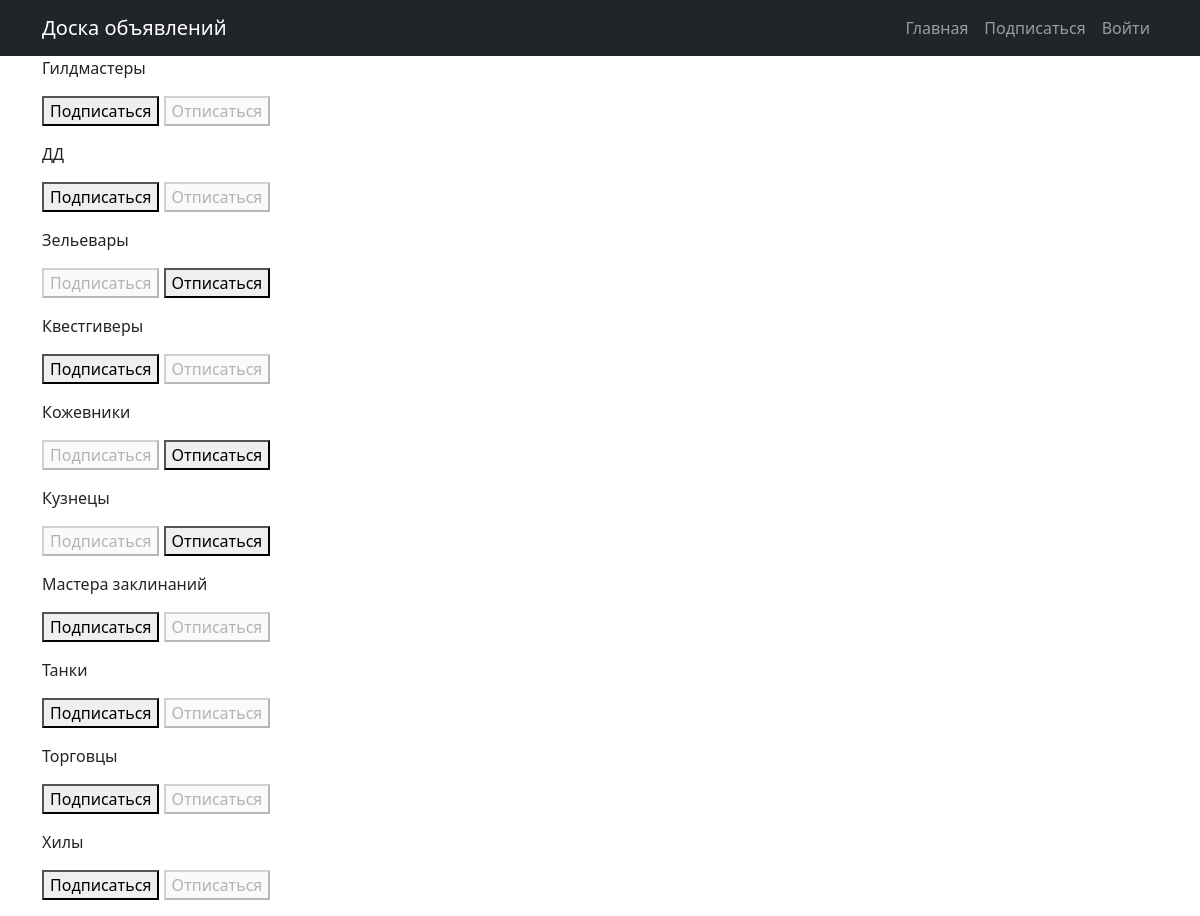
Page /subscriptions/ (signed in) on the committed database.
### config/models.py (models this page shows, shortened)
class Category(MPTTModel):
    name = models.CharField('Имя', max_length=50, unique=True)
    """категории объявлений"""
    parent = TreeForeignKey(
        'self',
        on_delete=models.CASCADE,
        null=True,
        blank=True,
        related_name='children',
        verbose_name="Родитель"
    )
    slug = models.SlugField('url', max_length=50, unique=True)
    class MPTTMeta:
        order_insertion_by = ['name']
        verbose_name = "Категория"

### config/views.py (the view, shortened to what this page needs)
# urls.py: path('subscriptions/', subscriptions, name='subscriptions'),
@login_required
@csrf_protect
def subscriptions(request):
    categories_with_subscriptions = Category.objects.annotate(
        user_subscribed=Exists(
            Subscription.objects.filter(
                user=request.user,
                category=OuterRef('pk'),
            )
        )
    ).order_by('name')
    return render(
        request,
        'subscriptions.html',
        {'categories': categories_with_subscriptions},
    )

### board/templates/subscriptions.html (shortened to what this page needs)
{% extends 'default.html' %}
{% block content %}
    {% for category in categories  %}
        <p>
            {{ category.name }}
            <form method="post">
                {% if category.user_subscribed %}
                    <button disabled>Подписаться</button>
                    <button name="action" value="unsubscribe">Отписаться</button>
                {% else %}
                    <button name="action" value="subscribe">Подписаться</button>
                    <button disabled>Отписаться</button>
                {% endif %}
            </form>
        </p>
    {% endfor %}
{% endblock content %}

### rows in the picture
Category: name "Гилдмастеры", shows "Подписаться"
Category: name "ДД", shows "Подписаться"
Category: name "Зельевары", shows "Подписаться"
Category: name "Квестгиверы", shows "Подписаться"
Category: name "Кожевники", shows "Подписаться"
Category: name "Кузнецы", shows "Подписаться"
Category: name "Мастера заклинаний", shows "Подписаться"
Category: name "Танки", shows "Подписаться"
Category: name "Торговцы", shows "Подписаться"
Category: name "Хилы", shows "Подписаться"
